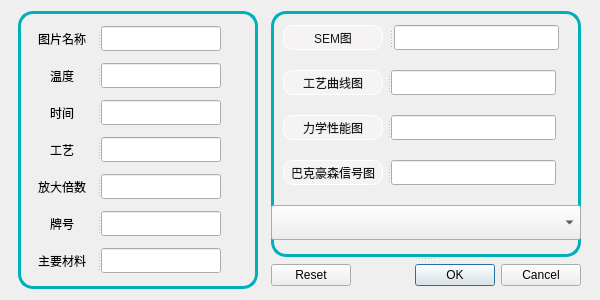
<?xml version="1.0" encoding="UTF-8"?>
<ui version="4.0">
 <class>Dialog</class>
 <widget class="QDialog" name="Dialog">
  <property name="geometry">
   <rect>
    <x>0</x>
    <y>0</y>
    <width>600</width>
    <height>300</height>
   </rect>
  </property>
  <property name="sizePolicy">
   <sizepolicy hsizetype="Fixed" vsizetype="Fixed">
    <horstretch>0</horstretch>
    <verstretch>0</verstretch>
   </sizepolicy>
  </property>
  <property name="minimumSize">
   <size>
    <width>600</width>
    <height>300</height>
   </size>
  </property>
  <property name="maximumSize">
   <size>
    <width>600</width>
    <height>300</height>
   </size>
  </property>
  <property name="windowTitle">
   <string>Dialog</string>
  </property>
  <property name="styleSheet">
   <string notr="true"/>
  </property>
  <layout class="QHBoxLayout" name="horizontalLayout">
   <item>
    <widget class="QWidget" name="widget_2" native="true">
     <property name="sizePolicy">
      <sizepolicy hsizetype="Fixed" vsizetype="Expanding">
       <horstretch>0</horstretch>
       <verstretch>0</verstretch>
      </sizepolicy>
     </property>
     <property name="minimumSize">
      <size>
       <width>240</width>
       <height>0</height>
      </size>
     </property>
     <property name="maximumSize">
      <size>
       <width>240</width>
       <height>16777215</height>
      </size>
     </property>
     <property name="styleSheet">
      <string notr="true">#widget_2 {
	border-width: 3px; 
	border-style: solid;
	border-color: #00afb9;
	border-radius: 15px;
}</string>
     </property>
     <layout class="QVBoxLayout" name="verticalLayout_2">
      <item>
       <widget class="QSplitter" name="splitter_5">
        <property name="maximumSize">
         <size>
          <width>197</width>
          <height>25</height>
         </size>
        </property>
        <property name="orientation">
         <enum>Qt::Horizontal</enum>
        </property>
        <widget class="QLabel" name="label_5">
         <property name="sizePolicy">
          <sizepolicy hsizetype="Fixed" vsizetype="Preferred">
           <horstretch>0</horstretch>
           <verstretch>0</verstretch>
          </sizepolicy>
         </property>
         <property name="minimumSize">
          <size>
           <width>70</width>
           <height>25</height>
          </size>
         </property>
         <property name="maximumSize">
          <size>
           <width>70</width>
           <height>25</height>
          </size>
         </property>
         <property name="text">
          <string>图片名称</string>
         </property>
         <property name="alignment">
          <set>Qt::AlignCenter</set>
         </property>
        </widget>
        <widget class="QLineEdit" name="name_insert">
         <property name="sizePolicy">
          <sizepolicy hsizetype="Fixed" vsizetype="Fixed">
           <horstretch>0</horstretch>
           <verstretch>0</verstretch>
          </sizepolicy>
         </property>
         <property name="minimumSize">
          <size>
           <width>120</width>
           <height>25</height>
          </size>
         </property>
         <property name="maximumSize">
          <size>
           <width>120</width>
           <height>25</height>
          </size>
         </property>
         <property name="text">
          <string/>
         </property>
        </widget>
       </widget>
      </item>
      <item>
       <widget class="QSplitter" name="splitter_2">
        <property name="maximumSize">
         <size>
          <width>197</width>
          <height>25</height>
         </size>
        </property>
        <property name="orientation">
         <enum>Qt::Horizontal</enum>
        </property>
        <widget class="QLabel" name="label_2">
         <property name="sizePolicy">
          <sizepolicy hsizetype="Fixed" vsizetype="Preferred">
           <horstretch>0</horstretch>
           <verstretch>0</verstretch>
          </sizepolicy>
         </property>
         <property name="minimumSize">
          <size>
           <width>70</width>
           <height>25</height>
          </size>
         </property>
         <property name="maximumSize">
          <size>
           <width>70</width>
           <height>25</height>
          </size>
         </property>
         <property name="text">
          <string>温度</string>
         </property>
         <property name="alignment">
          <set>Qt::AlignCenter</set>
         </property>
        </widget>
        <widget class="QLineEdit" name="temp_insert">
         <property name="sizePolicy">
          <sizepolicy hsizetype="Fixed" vsizetype="Fixed">
           <horstretch>0</horstretch>
           <verstretch>0</verstretch>
          </sizepolicy>
         </property>
         <property name="minimumSize">
          <size>
           <width>120</width>
           <height>25</height>
          </size>
         </property>
         <property name="maximumSize">
          <size>
           <width>120</width>
           <height>25</height>
          </size>
         </property>
        </widget>
       </widget>
      </item>
      <item>
       <widget class="QSplitter" name="splitter">
        <property name="maximumSize">
         <size>
          <width>197</width>
          <height>25</height>
         </size>
        </property>
        <property name="orientation">
         <enum>Qt::Horizontal</enum>
        </property>
        <widget class="QLabel" name="label">
         <property name="sizePolicy">
          <sizepolicy hsizetype="Fixed" vsizetype="Preferred">
           <horstretch>0</horstretch>
           <verstretch>0</verstretch>
          </sizepolicy>
         </property>
         <property name="minimumSize">
          <size>
           <width>70</width>
           <height>25</height>
          </size>
         </property>
         <property name="maximumSize">
          <size>
           <width>70</width>
           <height>25</height>
          </size>
         </property>
         <property name="text">
          <string>时间</string>
         </property>
         <property name="alignment">
          <set>Qt::AlignCenter</set>
         </property>
        </widget>
        <widget class="QLineEdit" name="time_insert">
         <property name="sizePolicy">
          <sizepolicy hsizetype="Fixed" vsizetype="Fixed">
           <horstretch>0</horstretch>
           <verstretch>0</verstretch>
          </sizepolicy>
         </property>
         <property name="minimumSize">
          <size>
           <width>120</width>
           <height>25</height>
          </size>
         </property>
         <property name="maximumSize">
          <size>
           <width>120</width>
           <height>25</height>
          </size>
         </property>
        </widget>
       </widget>
      </item>
      <item>
       <widget class="QSplitter" name="splitter_4">
        <property name="maximumSize">
         <size>
          <width>197</width>
          <height>25</height>
         </size>
        </property>
        <property name="orientation">
         <enum>Qt::Horizontal</enum>
        </property>
        <widget class="QLabel" name="label_4">
         <property name="sizePolicy">
          <sizepolicy hsizetype="Fixed" vsizetype="Preferred">
           <horstretch>0</horstretch>
           <verstretch>0</verstretch>
          </sizepolicy>
         </property>
         <property name="minimumSize">
          <size>
           <width>70</width>
           <height>25</height>
          </size>
         </property>
         <property name="maximumSize">
          <size>
           <width>70</width>
           <height>25</height>
          </size>
         </property>
         <property name="text">
          <string>工艺</string>
         </property>
         <property name="alignment">
          <set>Qt::AlignCenter</set>
         </property>
        </widget>
        <widget class="QLineEdit" name="craft_insert">
         <property name="sizePolicy">
          <sizepolicy hsizetype="Fixed" vsizetype="Fixed">
           <horstretch>0</horstretch>
           <verstretch>0</verstretch>
          </sizepolicy>
         </property>
         <property name="minimumSize">
          <size>
           <width>120</width>
           <height>25</height>
          </size>
         </property>
         <property name="maximumSize">
          <size>
           <width>120</width>
           <height>25</height>
          </size>
         </property>
        </widget>
       </widget>
      </item>
      <item>
       <widget class="QSplitter" name="splitter_3">
        <property name="maximumSize">
         <size>
          <width>197</width>
          <height>25</height>
         </size>
        </property>
        <property name="orientation">
         <enum>Qt::Horizontal</enum>
        </property>
        <widget class="QLabel" name="label_3">
         <property name="sizePolicy">
          <sizepolicy hsizetype="Fixed" vsizetype="Preferred">
           <horstretch>0</horstretch>
           <verstretch>0</verstretch>
          </sizepolicy>
         </property>
         <property name="minimumSize">
          <size>
           <width>70</width>
           <height>25</height>
          </size>
         </property>
         <property name="maximumSize">
          <size>
           <width>70</width>
           <height>25</height>
          </size>
         </property>
         <property name="text">
          <string>放大倍数</string>
         </property>
         <property name="alignment">
          <set>Qt::AlignCenter</set>
         </property>
        </widget>
        <widget class="QLineEdit" name="amp_factor_insert">
         <property name="sizePolicy">
          <sizepolicy hsizetype="Fixed" vsizetype="Fixed">
           <horstretch>0</horstretch>
           <verstretch>0</verstretch>
          </sizepolicy>
         </property>
         <property name="minimumSize">
          <size>
           <width>120</width>
           <height>25</height>
          </size>
         </property>
         <property name="maximumSize">
          <size>
           <width>120</width>
           <height>25</height>
          </size>
         </property>
        </widget>
       </widget>
      </item>
      <item>
       <widget class="QSplitter" name="splitter_11">
        <property name="maximumSize">
         <size>
          <width>197</width>
          <height>25</height>
         </size>
        </property>
        <property name="orientation">
         <enum>Qt::Horizontal</enum>
        </property>
        <widget class="QLabel" name="label_6">
         <property name="sizePolicy">
          <sizepolicy hsizetype="Fixed" vsizetype="Preferred">
           <horstretch>0</horstretch>
           <verstretch>0</verstretch>
          </sizepolicy>
         </property>
         <property name="minimumSize">
          <size>
           <width>70</width>
           <height>25</height>
          </size>
         </property>
         <property name="maximumSize">
          <size>
           <width>70</width>
           <height>25</height>
          </size>
         </property>
         <property name="text">
          <string>牌号</string>
         </property>
         <property name="alignment">
          <set>Qt::AlignCenter</set>
         </property>
        </widget>
        <widget class="QLineEdit" name="no_insert">
         <property name="sizePolicy">
          <sizepolicy hsizetype="Fixed" vsizetype="Fixed">
           <horstretch>0</horstretch>
           <verstretch>0</verstretch>
          </sizepolicy>
         </property>
         <property name="minimumSize">
          <size>
           <width>120</width>
           <height>25</height>
          </size>
         </property>
         <property name="maximumSize">
          <size>
           <width>120</width>
           <height>25</height>
          </size>
         </property>
         <property name="text">
          <string/>
         </property>
        </widget>
       </widget>
      </item>
      <item>
       <widget class="QSplitter" name="splitter_12">
        <property name="maximumSize">
         <size>
          <width>197</width>
          <height>25</height>
         </size>
        </property>
        <property name="orientation">
         <enum>Qt::Horizontal</enum>
        </property>
        <widget class="QLabel" name="label_7">
         <property name="sizePolicy">
          <sizepolicy hsizetype="Fixed" vsizetype="Preferred">
           <horstretch>0</horstretch>
           <verstretch>0</verstretch>
          </sizepolicy>
         </property>
         <property name="minimumSize">
          <size>
           <width>70</width>
           <height>25</height>
          </size>
         </property>
         <property name="maximumSize">
          <size>
           <width>70</width>
           <height>25</height>
          </size>
         </property>
         <property name="text">
          <string>主要材料</string>
         </property>
         <property name="alignment">
          <set>Qt::AlignCenter</set>
         </property>
        </widget>
        <widget class="QLineEdit" name="content_insert">
         <property name="sizePolicy">
          <sizepolicy hsizetype="Fixed" vsizetype="Fixed">
           <horstretch>0</horstretch>
           <verstretch>0</verstretch>
          </sizepolicy>
         </property>
         <property name="minimumSize">
          <size>
           <width>120</width>
           <height>25</height>
          </size>
         </property>
         <property name="maximumSize">
          <size>
           <width>120</width>
           <height>25</height>
          </size>
         </property>
         <property name="text">
          <string/>
         </property>
        </widget>
       </widget>
      </item>
     </layout>
    </widget>
   </item>
   <item>
    <widget class="QSplitter" name="splitter_10">
     <property name="sizePolicy">
      <sizepolicy hsizetype="Fixed" vsizetype="Expanding">
       <horstretch>0</horstretch>
       <verstretch>0</verstretch>
      </sizepolicy>
     </property>
     <property name="orientation">
      <enum>Qt::Vertical</enum>
     </property>
     <widget class="QWidget" name="widget" native="true">
      <property name="sizePolicy">
       <sizepolicy hsizetype="Expanding" vsizetype="Expanding">
        <horstretch>0</horstretch>
        <verstretch>0</verstretch>
       </sizepolicy>
      </property>
      <property name="minimumSize">
       <size>
        <width>310</width>
        <height>0</height>
       </size>
      </property>
      <property name="maximumSize">
       <size>
        <width>310</width>
        <height>16777215</height>
       </size>
      </property>
      <property name="styleSheet">
       <string notr="true">#widget {
	border-width: 3px; 
	border-style: solid;
	border-color: #00afb9;
	border-radius: 15px;
}

QSplitter {
	padding-left: 10px;
}

QPushButton {
	border: 1px solid white;
	border-radius: 10px;
	background-color: #f5f3f4;
	color: #161a1d;
}

</string>
      </property>
      <layout class="QVBoxLayout" name="verticalLayout">
       <item>
        <widget class="QSplitter" name="splitter_6">
         <property name="sizePolicy">
          <sizepolicy hsizetype="Expanding" vsizetype="Preferred">
           <horstretch>0</horstretch>
           <verstretch>0</verstretch>
          </sizepolicy>
         </property>
         <property name="minimumSize">
          <size>
           <width>270</width>
           <height>0</height>
          </size>
         </property>
         <property name="maximumSize">
          <size>
           <width>292</width>
           <height>25</height>
          </size>
         </property>
         <property name="orientation">
          <enum>Qt::Horizontal</enum>
         </property>
         <property name="handleWidth">
          <number>7</number>
         </property>
         <widget class="QPushButton" name="SEMImage">
          <property name="sizePolicy">
           <sizepolicy hsizetype="Fixed" vsizetype="Fixed">
            <horstretch>0</horstretch>
            <verstretch>0</verstretch>
           </sizepolicy>
          </property>
          <property name="minimumSize">
           <size>
            <width>90</width>
            <height>25</height>
           </size>
          </property>
          <property name="maximumSize">
           <size>
            <width>100</width>
            <height>25</height>
           </size>
          </property>
          <property name="text">
           <string>SEM图</string>
          </property>
         </widget>
         <widget class="QLineEdit" name="info_SEMImage_insert">
          <property name="sizePolicy">
           <sizepolicy hsizetype="Fixed" vsizetype="Fixed">
            <horstretch>0</horstretch>
            <verstretch>0</verstretch>
           </sizepolicy>
          </property>
          <property name="minimumSize">
           <size>
            <width>165</width>
            <height>0</height>
           </size>
          </property>
          <property name="maximumSize">
           <size>
            <width>165</width>
            <height>16777215</height>
           </size>
          </property>
         </widget>
        </widget>
       </item>
       <item>
        <widget class="QSplitter" name="splitter_7">
         <property name="sizePolicy">
          <sizepolicy hsizetype="Expanding" vsizetype="Preferred">
           <horstretch>0</horstretch>
           <verstretch>0</verstretch>
          </sizepolicy>
         </property>
         <property name="minimumSize">
          <size>
           <width>270</width>
           <height>0</height>
          </size>
         </property>
         <property name="maximumSize">
          <size>
           <width>292</width>
           <height>25</height>
          </size>
         </property>
         <property name="orientation">
          <enum>Qt::Horizontal</enum>
         </property>
         <widget class="QPushButton" name="craftImage">
          <property name="sizePolicy">
           <sizepolicy hsizetype="Fixed" vsizetype="Fixed">
            <horstretch>0</horstretch>
            <verstretch>0</verstretch>
           </sizepolicy>
          </property>
          <property name="minimumSize">
           <size>
            <width>90</width>
            <height>25</height>
           </size>
          </property>
          <property name="maximumSize">
           <size>
            <width>100</width>
            <height>25</height>
           </size>
          </property>
          <property name="text">
           <string>工艺曲线图</string>
          </property>
         </widget>
         <widget class="QLineEdit" name="info_craftImage_insert">
          <property name="sizePolicy">
           <sizepolicy hsizetype="Fixed" vsizetype="Fixed">
            <horstretch>0</horstretch>
            <verstretch>0</verstretch>
           </sizepolicy>
          </property>
          <property name="minimumSize">
           <size>
            <width>165</width>
            <height>0</height>
           </size>
          </property>
          <property name="maximumSize">
           <size>
            <width>165</width>
            <height>16777215</height>
           </size>
          </property>
         </widget>
        </widget>
       </item>
       <item>
        <widget class="QSplitter" name="splitter_8">
         <property name="sizePolicy">
          <sizepolicy hsizetype="Expanding" vsizetype="Preferred">
           <horstretch>0</horstretch>
           <verstretch>0</verstretch>
          </sizepolicy>
         </property>
         <property name="minimumSize">
          <size>
           <width>270</width>
           <height>0</height>
          </size>
         </property>
         <property name="maximumSize">
          <size>
           <width>292</width>
           <height>25</height>
          </size>
         </property>
         <property name="orientation">
          <enum>Qt::Horizontal</enum>
         </property>
         <widget class="QPushButton" name="forceImage">
          <property name="sizePolicy">
           <sizepolicy hsizetype="Fixed" vsizetype="Fixed">
            <horstretch>0</horstretch>
            <verstretch>0</verstretch>
           </sizepolicy>
          </property>
          <property name="minimumSize">
           <size>
            <width>90</width>
            <height>25</height>
           </size>
          </property>
          <property name="maximumSize">
           <size>
            <width>100</width>
            <height>25</height>
           </size>
          </property>
          <property name="text">
           <string>力学性能图</string>
          </property>
         </widget>
         <widget class="QLineEdit" name="info_forceImage_insert">
          <property name="sizePolicy">
           <sizepolicy hsizetype="Fixed" vsizetype="Fixed">
            <horstretch>0</horstretch>
            <verstretch>0</verstretch>
           </sizepolicy>
          </property>
          <property name="minimumSize">
           <size>
            <width>165</width>
            <height>0</height>
           </size>
          </property>
          <property name="maximumSize">
           <size>
            <width>165</width>
            <height>16777215</height>
           </size>
          </property>
         </widget>
        </widget>
       </item>
       <item>
        <widget class="QSplitter" name="splitter_9">
         <property name="sizePolicy">
          <sizepolicy hsizetype="Expanding" vsizetype="Preferred">
           <horstretch>0</horstretch>
           <verstretch>0</verstretch>
          </sizepolicy>
         </property>
         <property name="minimumSize">
          <size>
           <width>270</width>
           <height>0</height>
          </size>
         </property>
         <property name="maximumSize">
          <size>
           <width>292</width>
           <height>25</height>
          </size>
         </property>
         <property name="orientation">
          <enum>Qt::Horizontal</enum>
         </property>
         <widget class="QPushButton" name="barkImage">
          <property name="sizePolicy">
           <sizepolicy hsizetype="Fixed" vsizetype="Fixed">
            <horstretch>0</horstretch>
            <verstretch>0</verstretch>
           </sizepolicy>
          </property>
          <property name="minimumSize">
           <size>
            <width>90</width>
            <height>25</height>
           </size>
          </property>
          <property name="maximumSize">
           <size>
            <width>100</width>
            <height>25</height>
           </size>
          </property>
          <property name="text">
           <string>巴克豪森信号图</string>
          </property>
         </widget>
         <widget class="QLineEdit" name="info_barkImage_insert">
          <property name="sizePolicy">
           <sizepolicy hsizetype="Fixed" vsizetype="Fixed">
            <horstretch>0</horstretch>
            <verstretch>0</verstretch>
           </sizepolicy>
          </property>
          <property name="minimumSize">
           <size>
            <width>165</width>
            <height>0</height>
           </size>
          </property>
          <property name="maximumSize">
           <size>
            <width>165</width>
            <height>16777215</height>
           </size>
          </property>
         </widget>
        </widget>
       </item>
       <item>
        <widget class="QComboBox" name="comboBox">
         <property name="sizePolicy">
          <sizepolicy hsizetype="Expanding" vsizetype="Fixed">
           <horstretch>0</horstretch>
           <verstretch>0</verstretch>
          </sizepolicy>
         </property>
         <property name="minimumSize">
          <size>
           <width>0</width>
           <height>35</height>
          </size>
         </property>
         <property name="maximumSize">
          <size>
           <width>16777215</width>
           <height>35</height>
          </size>
         </property>
         <property name="layoutDirection">
          <enum>Qt::LeftToRight</enum>
         </property>
         <property name="editable">
          <bool>false</bool>
         </property>
         <property name="currentText">
          <string/>
         </property>
         <property name="currentIndex">
          <number>-1</number>
         </property>
         <property name="placeholderText">
          <string/>
         </property>
        </widget>
       </item>
      </layout>
     </widget>
     <widget class="QDialogButtonBox" name="buttonBox">
      <property name="sizePolicy">
       <sizepolicy hsizetype="Expanding" vsizetype="Fixed">
        <horstretch>0</horstretch>
        <verstretch>0</verstretch>
       </sizepolicy>
      </property>
      <property name="minimumSize">
       <size>
        <width>0</width>
        <height>28</height>
       </size>
      </property>
      <property name="maximumSize">
       <size>
        <width>16777215</width>
        <height>28</height>
       </size>
      </property>
      <property name="styleSheet">
       <string notr="true">QPushButton {

}</string>
      </property>
      <property name="orientation">
       <enum>Qt::Horizontal</enum>
      </property>
      <property name="standardButtons">
       <set>QDialogButtonBox::Cancel|QDialogButtonBox::Ok|QDialogButtonBox::Reset</set>
      </property>
     </widget>
    </widget>
   </item>
  </layout>
 </widget>
 <resources/>
 <connections>
  <connection>
   <sender>buttonBox</sender>
   <signal>accepted()</signal>
   <receiver>Dialog</receiver>
   <slot>accept()</slot>
   <hints>
    <hint type="sourcelabel">
     <x>248</x>
     <y>254</y>
    </hint>
    <hint type="destinationlabel">
     <x>157</x>
     <y>274</y>
    </hint>
   </hints>
  </connection>
  <connection>
   <sender>buttonBox</sender>
   <signal>rejected()</signal>
   <receiver>Dialog</receiver>
   <slot>reject()</slot>
   <hints>
    <hint type="sourcelabel">
     <x>316</x>
     <y>260</y>
    </hint>
    <hint type="destinationlabel">
     <x>286</x>
     <y>274</y>
    </hint>
   </hints>
  </connection>
 </connections>
</ui>
